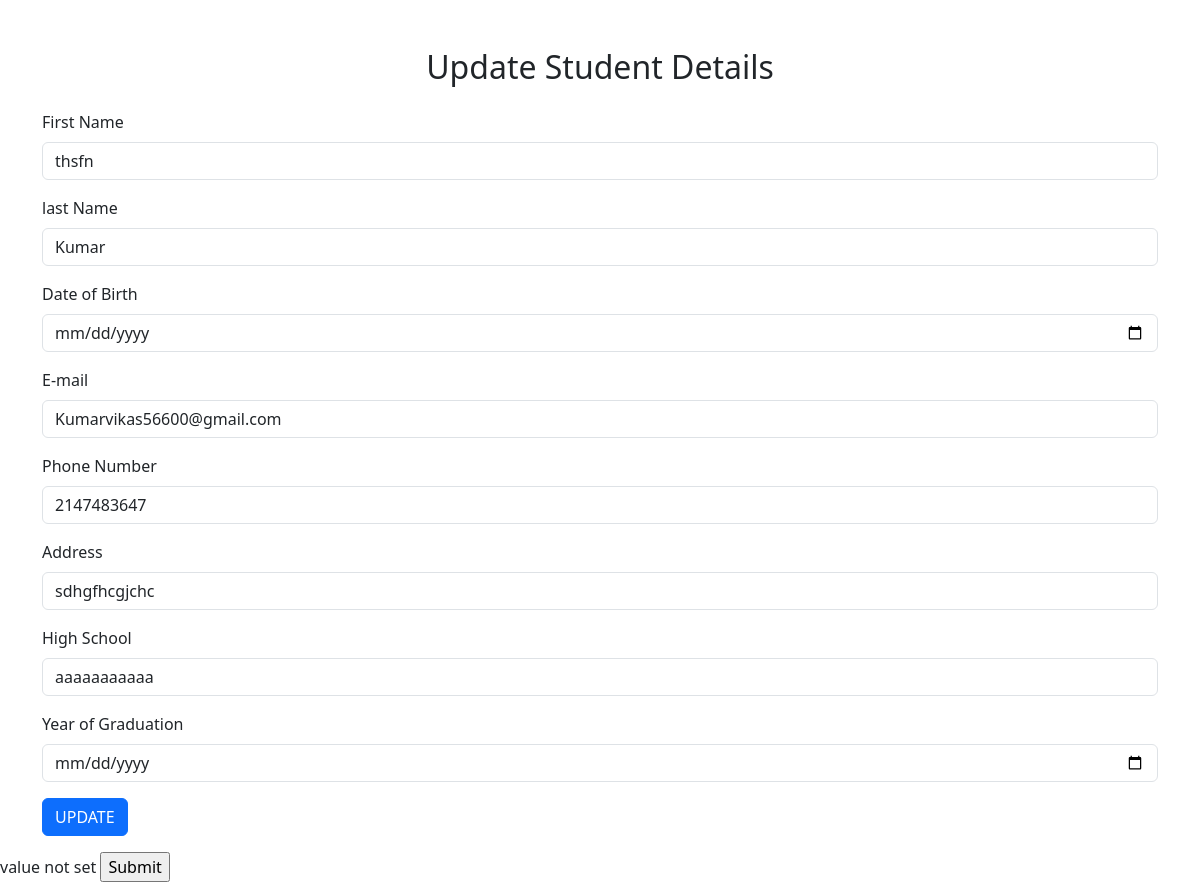
The page /update.php?id=3 (signed in) on the database its author committed.
### tables this page shows
CREATE TABLE `form` (
  `id` int(11) NOT NULL,
  `fname` varchar(30) NOT NULL,
  `lname` varchar(30) NOT NULL,
  `dob` date NOT NULL,
  `email` varchar(100) NOT NULL,
  `phone` int(10) NOT NULL,
  `address` varchar(30) NOT NULL,
  `hight_school` varchar(11) NOT NULL,
  `grad_dob` date NOT NULL,
  `curr_date` varchar(11) NOT NULL DEFAULT current_timestamp()
);

### update.php (the view, shortened to what this page needs)
<?php include('config.php');
$id = $_GET['id'];
$query="select * from form where id='$id' ";
$data = mysqli_query($conn,$query);
$result= mysqli_fetch_assoc($data);
?>
<!DOCTYPE html>
<html lang="en">
<head>
</head>
<body>
<body>
<div class="container mt-5 ">
<h2 class="text-center mb-4 ">Update Student Details</h2>
<form action="<?php $_SERVER['PHP_SELF']; ?>" id="registeration_form" method="POST" >
 <div class=" form-group mb-3">
    <label for="firstName" class="form-label">First Name</label>
    <input type="text" name="first_name" id="FirstName"  value="<?php  echo $result['fname'] ;?> " class="form-control" placeholder="Enter your first name" />
 </div>
 <div class=" form-group mb-3">
    <label for="lastName"  class="form-label">last Name</label>
    <input type="text" name="lastName" id="LastName" class="form-control" value="<?php  echo $result['lname'] ;?> "  placeholder="Enter your last name" />
 </div>
 <div class=" form-group mb-3">
    <label for="dateofBirth" class="form-label">Date of Birth</label>
    <input type="date" name="dateofBirth" value="<?php  echo $result['dob'] ;?> "id="DateofBirth" class="form-control"  />
 </div>
<div class=" form-group mb-3">
    <label for="email" class="form-label">E-mail</label>
    <input type="text" value="<?php  echo $result['email'] ;?> " name="email" id="Email" class="form-control" placeholder="Enter your E-mail ID" />
 </div>
 <div class=" form-group mb-3">
    <label for="phone" class="form-label">Phone Number</label>
    <input type="text" name="phone" id="Phone" value="<?php  echo $result['phone'] ;?> " class="form-control" placeholder="Enter your Phine number" />
 </div>
 <div class=" form-group mb-3">
    <label for="address" class="form-label">Address</label>
    <input type="text" name="address" value="<?php  echo $result['address'] ;?> " id="Address" class="form-control" placeholder="Enter your Address" />
 </div>
<div class=" form-group mb-3">
    <label for="highschool" class="form-label">High School</label>
    <input type="text" name="highschool" id="Highschool" value="<?php  echo $result['hight_school'] ;?> " class="form-control" placeholder="School Name" />
</div>
<div class=" form-group mb-3">
    <label for="yearofgraduation" class="form-label">Year of Graduation</label>
    <input type="date" name="yearofgraduation" id="Yearofgraduation" value="<?php  echo $result['grad_dob'] ;?> " class="form-control" placeholder="" />
 </div>
    <button type="submit" id="submitbtn" name="submitbutton" class="btn btn-primary mb-3">UPDATE</button>
</form>
</div>
<link href="https://cdn.jsdelivr.net/npm/bootstrap@5.3.3/dist/css/bootstrap.min.css" rel="stylesheet">
</body>
</html>
<input type="submit">

### rows shown on the page
form: first_name "thsfn", lastName "Kumar", email "Kumarvikas56600@gmail.com", phone "2147483647", address "sdhgfhcgjchc", highschool "aaaaaaaaaaa"
